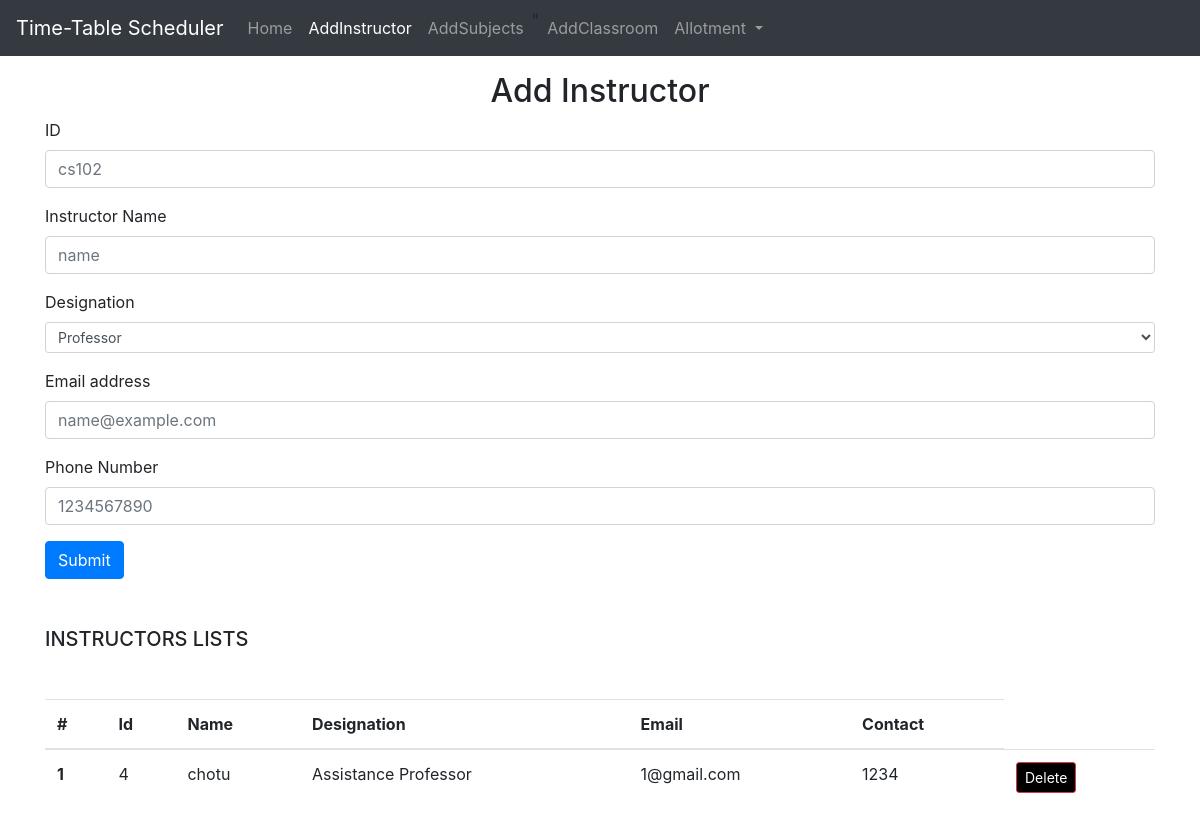
The app's page /addinstructor/, older data.
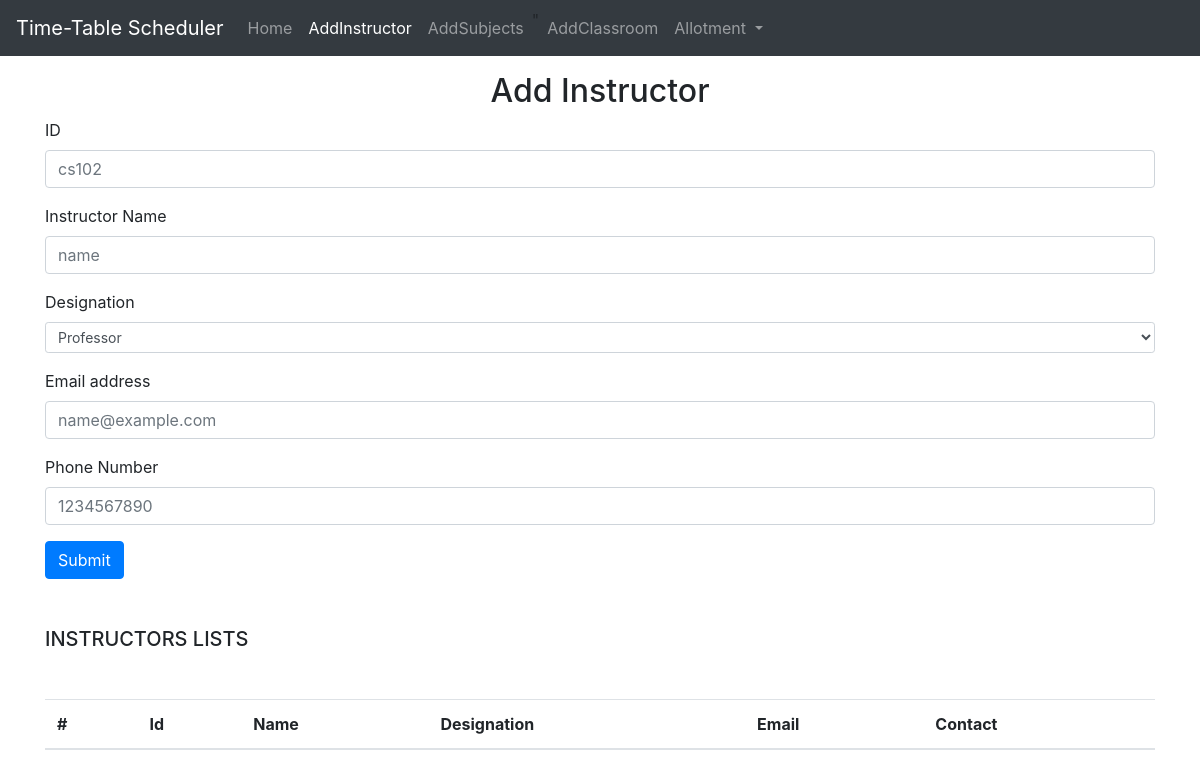
The same page, newer data.
### home/models.py (models this page shows, shortened)
class Instructor(models.Model):
    instructorid = models.CharField(primary_key=True, max_length=10)
    name = models.CharField(max_length=100)
    designation = models.CharField(max_length=20, default='professor')
    email = models.EmailField()
    phone = models.CharField(max_length=15)

### home/views.py (the view, shortened to what this page needs)
# urls.py: path('addinstructor/',views.addinstructor,name="addinstructor"),
def addinstructor(request):
    context = {'success': False}
    allinst = Instructor.objects.all()
    context['addinstructor'] = allinst
    return render(request, 'addinstructor.html', context)

### templates/addinstructor.html (shortened to what this page needs)
{% extends "base.html" %}
{% block addinstructoractive %}active{% endblock addinstructoractive %}
{% block body %}
    <div class= "container my-3">
        <h2 class="text-center">Add Instructor </h2>
        <form action="" method="post">
            <div class="form-group">
              <label for="name">ID</label>
              <input type="text" class="form-control" id="instructorid" name="instructorid" placeholder="cs102">
            </div>
            <div class="form-group">
              <label for="name">Instructor Name</label>
              <input type="text" class="form-control" id="name" name="name" placeholder="name">
            </div>
            <div class="form-group">
                <label for="designation">Designation</label>
                <select class="form-control form-control-sm" name="designation">
                    <option>Professor</option>
                </select>
                </div>
            <div class="form-group">
                <label for="exampleFormControlInput1">Email address</label>
                <input type="email" class="form-control" id="email" name="email" placeholder="name@example.com">
              </div>
              <div class="form-group">
                <label for="phone">Phone Number</label>
                <input type="phone" class="form-control" id="phone" name="phone" placeholder="1234567890">
              </div>
            <button type="submit" class="btn btn-primary">Submit</button>
          </form>
      </div>
      <div class="container my-5">
        <h5>INSTRUCTORS LISTS</h5>
        <table class="table my-5">
          <thead>
            <tr>
              <th scope="col">#</th>
              <th scope="col">Id</th>
              <th scope="col">Name</th>
              <th scope="col">Designation</th>
              <th scope="col">Email</th>
              <th scope="col">Contact</th>
            </tr>
          </thead>
          <tbody>
          {% for instructor in addinstructor %}
    <tr>
      <th scope="row">{{ forloop.counter }}</th>
      <td>{{ instructor.instructorid }}</td>
      <td>{{ instructor.name }}</td>
      <td>{{ instructor.designation}}</td>
      <td>{{ instructor.email }}</td>
      <td>{{ instructor.phone}}</td>
      <td>
        <form action="{% url 'delete-instructor' instructor.instructorid %}" method="post">
          <button type="submit" class="btn btn-danger btn-sm" style="background-color:black">Delete</button>
        </form>
      </td>
      </tr>
      {% endfor %}
    </tbody>
        </table>
      </div>
    {% endblock body %}

Row changes from the older to the newer data that the page shows:
removed Instructor: instructorid "4", name "chotu", designation "Assistance Professor", email "1@gmail.com", phone "1234"
